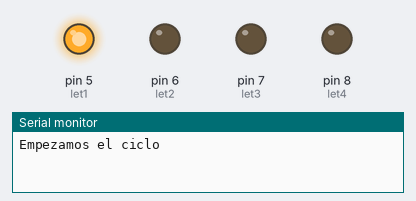
The sketch below on a simulated Arduino Uno, built with avr-gcc and run on an emulated ATmega328P. On the bench: output pins drawn as LEDs (lit = HIGH), the last lines printed to the serial monitor.

Above: at 0.2 s.
At 1.4 s:
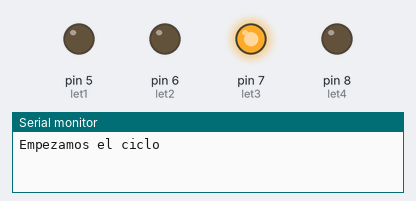
At 2.35 s:
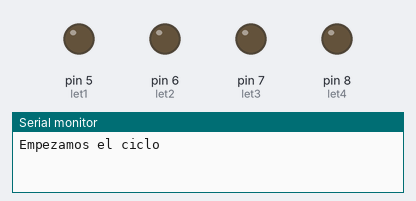
At 3.2 s:
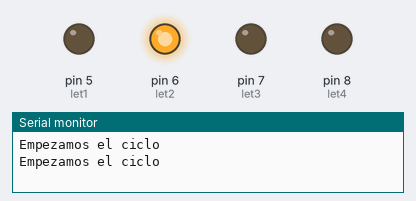
At 4.4 s:
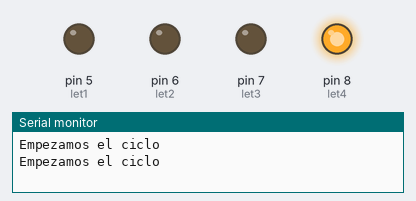
Timing chart, 0 to 5.5 s (numbered marks = the images above):
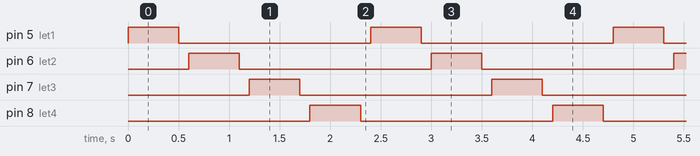

The sketch:

ejercicio_2.ino
```cpp
int let1 = 5;
int let2 = 6;
int let3 = 7;
int let4 = 8;


void setup() {
  Serial.begin (9600);
  pinMode(let1, OUTPUT);
  pinMode(let2, OUTPUT);
  pinMode(let3, OUTPUT);
  pinMode(let4, OUTPUT);
}

void loop() {
  Serial.println("Empezamos el ciclo");
  digitalWrite (let1, HIGH);
  delay(500);
  digitalWrite (let1, LOW);
  digitalWrite (let2, LOW);
  digitalWrite (let3, LOW);
  digitalWrite (let4, LOW);
  delay(100);
  digitalWrite (let2, HIGH);
  delay(500);
  digitalWrite (let2, LOW);
  digitalWrite (let1, LOW);
  digitalWrite (let3, LOW);
  digitalWrite (let4, LOW);
  delay(100);
  digitalWrite (let3, HIGH);
  delay(500);
  digitalWrite (let3, LOW);
  digitalWrite (let1, LOW);
  digitalWrite (let2, LOW);
  digitalWrite (let4, LOW);
  delay(100);
  digitalWrite (let4, HIGH);
  delay(500);
  digitalWrite (let4, LOW);
  digitalWrite (let1, LOW);
  digitalWrite (let2, LOW);
  digitalWrite (let3, LOW);
  delay(100);

}
```

Measured:
- by itself, pin 5 (let1), pin 6 (let2), pin 7 (let3), pin 8 (let4): alternates HIGH for 0.50 s and LOW for 1.9 s
- by itself, everything shown: repeats every 2.4 s, in 8 steps
